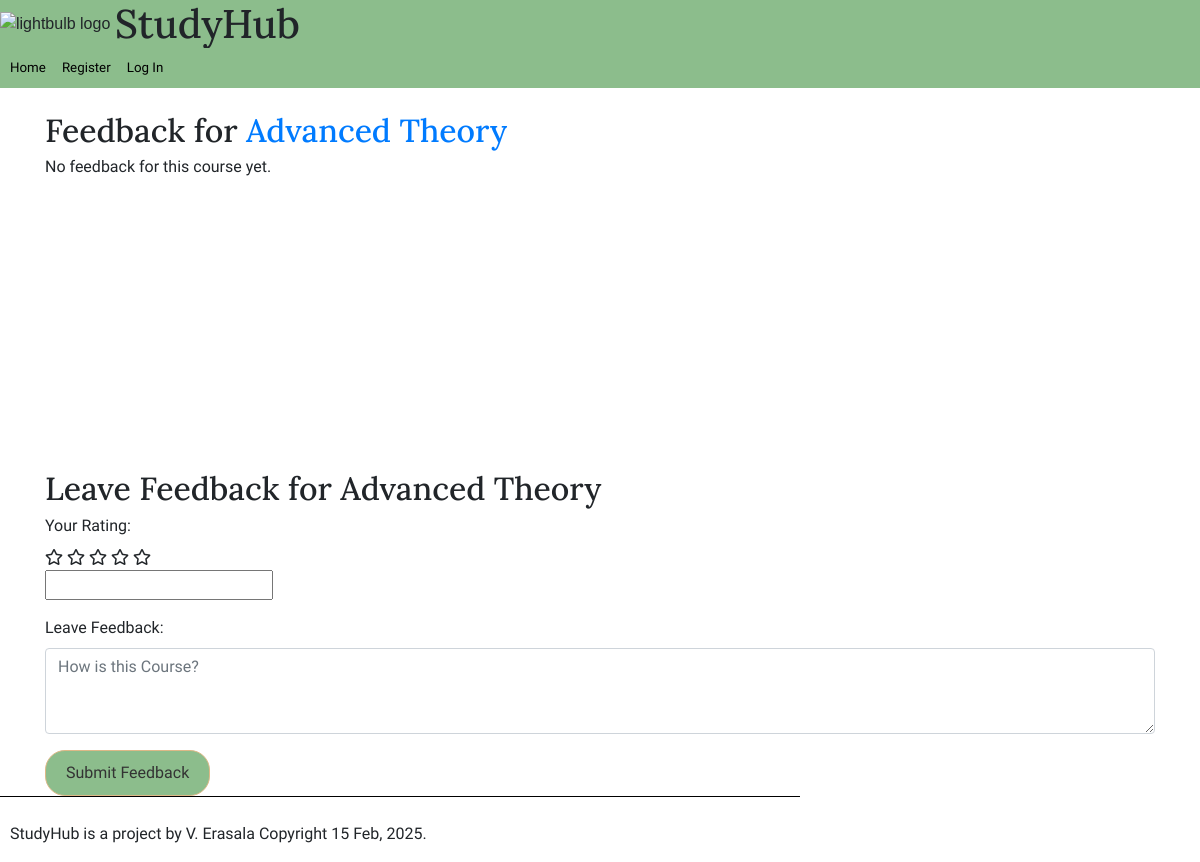
Before: /feedback/1 with the older database file.
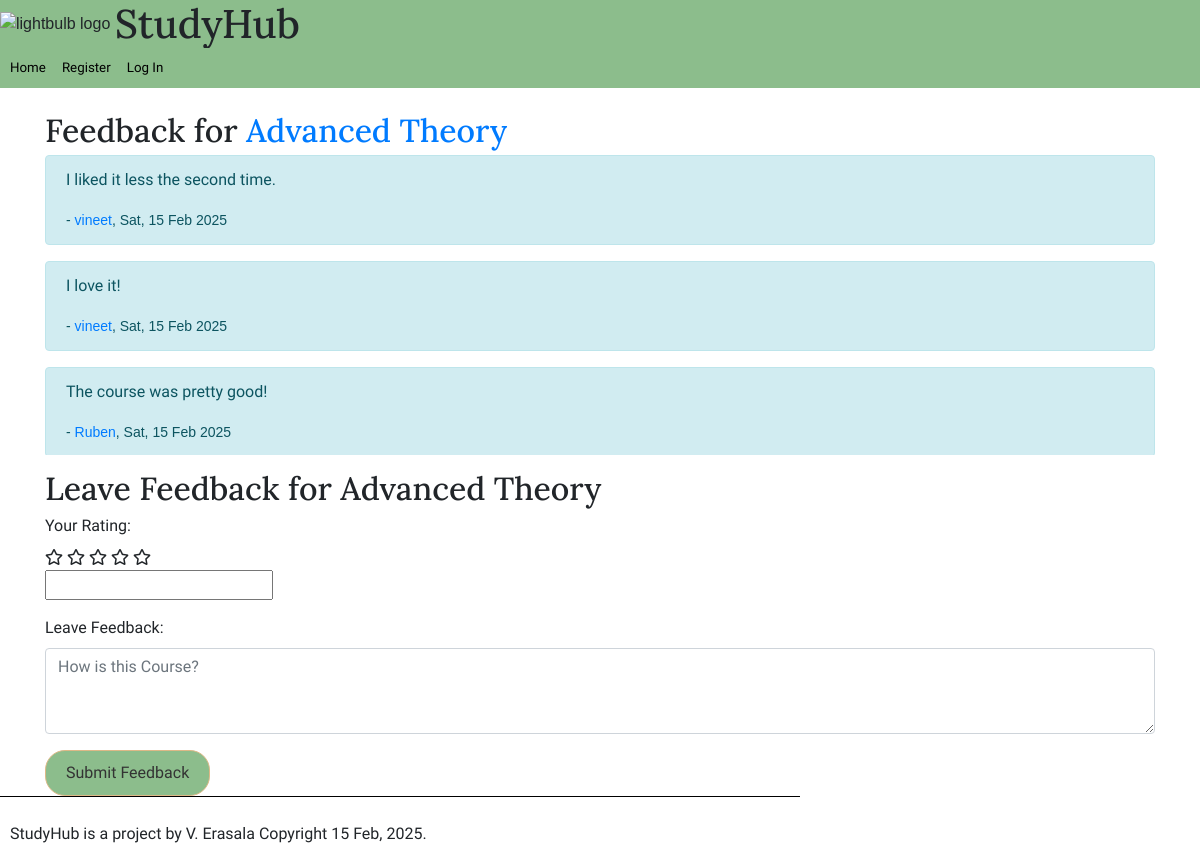
After: the same page with the newer database file.
### study_hub/models.py (models this page shows)
class Feedback(models.Model):
    course = models.ForeignKey(Course, on_delete=models.CASCADE,)
    rating = models.IntegerField(validators=[MinValueValidator(1), MaxValueValidator(5)], null = True)
    student = models.ForeignKey(User, on_delete=models.CASCADE)
    content = models.TextField()
    date_posted = models.DateTimeField(auto_now_add=True)

class User(AbstractUser):
    is_teacher = models.BooleanField(default=False)
    name = models.CharField(max_length = 255)
    photo = models.ImageField(upload_to='profile_photos/', blank=True, null=True)
    groups = models.ManyToManyField(
        Group,
        blank=True,
        related_name="study_hub_user_set",
        related_query_name="user",
    )
    user_permissions = models.ManyToManyField(
        Permission,
        blank=True,
        related_name="study_hub_user_set",
        related_query_name="user",
    )

### study_hub/views.py (the view)
# urls.py: path('feedback/<int:pk>', views.feedback, name='leave_feedback'),
def feedback(request,pk):
    course = get_object_or_404(Course, pk = pk)
    if request.method == 'POST':
        form = LeaveFeedbackForm(request.POST)
        if form.is_valid():
            feedback = form.save(commit=False)
            feedback.course = course
            feedback.student = request.user
            feedback.save()
            return redirect('feedback', pk = course.pk)
    else:
        form = LeaveFeedbackForm()
    prev_feedback = Feedback.objects.filter(course=course).order_by('-date_posted')
    context = {'form':form, 'course':course, 'feedbacks': prev_feedback}
    return render(request, 'study_hub/feedback.html', context)

### study_hub/forms.py
class LeaveFeedbackForm(forms.ModelForm):
    rating = forms.HiddenInput()
    content =  forms.CharField(widget=forms.Textarea(attrs={'class': 'form-control', 'rows': 3, 'placeholder': 'How is this Course?'}), label='Leave Feedback')
    class Meta:
        model = Feedback
        fields = ('rating', 'content')

### study_hub/templatetags/my_tags.py (called while the page is built)
@register.simple_tag
def todays_date():
    return datetime.datetime.now().strftime("%d %b, %Y")

### study_hub/templates/study_hub/feedback.html (shortened to what this page needs)
{% extends "./base.html" %}
{% load bootstrap4 %}
{% block content %}
<div class="container mt-4">
    <h2>Feedback for  <a href="/course/{{course.pk}}">{{ course.title }}</a></h2>
    <div style="height: 300px; overflow-y: scroll;">
        <div style="height: 300px; overflow-y: scroll;">
            {% for feedback in feedbacks %}
            <div class="alert alert-info">
                <p>{{ feedback.content }}</p>
                <small> -  <a href="/user/{{feedback.student}}">{{feedback.student}}</a>, {{ feedback.date_posted|date:"D, d M Y" }}</small>
            </div>
            {% empty %}
            <p>No feedback for this course yet.</p>
            {% endfor %}
        </div>
    </div>
    <h2>Leave Feedback for {{ course.title }}</h2>
    <form method="post">
        <div class="form-group">
            <label>Your Rating:</label>
            <div id="star-rating">
                <i class="far fa-star" data-value="1"></i>
                <i class="far fa-star" data-value="2"></i>
                <i class="far fa-star" data-value="3"></i>
                <i class="far fa-star" data-value="4"></i>
                <i class="far fa-star" data-value="5"></i>
            </div>
            {{ form.rating }}
        </div>
        <div class="form-group">
            {{ form.content.label_tag }}
            {{ form.content }}
        </div>
        <button type="submit" class="btn btn-primary">Submit Feedback</button>
    </form>
</div>
{% endblock %}

Changed rows visible on the page:
added Feedback: content "I liked it less the second time.", student "vineet", date_posted "Sat, 15 Feb 2025"
added Feedback: content "I love it!", student "vineet", date_posted "Sat, 15 Feb 2025"
added Feedback: content "The course was pretty good!", student "Ruben", date_posted "Sat, 15 Feb 2025"
Other visible differences:
text no longer shown: "No feedback for this course yet."
